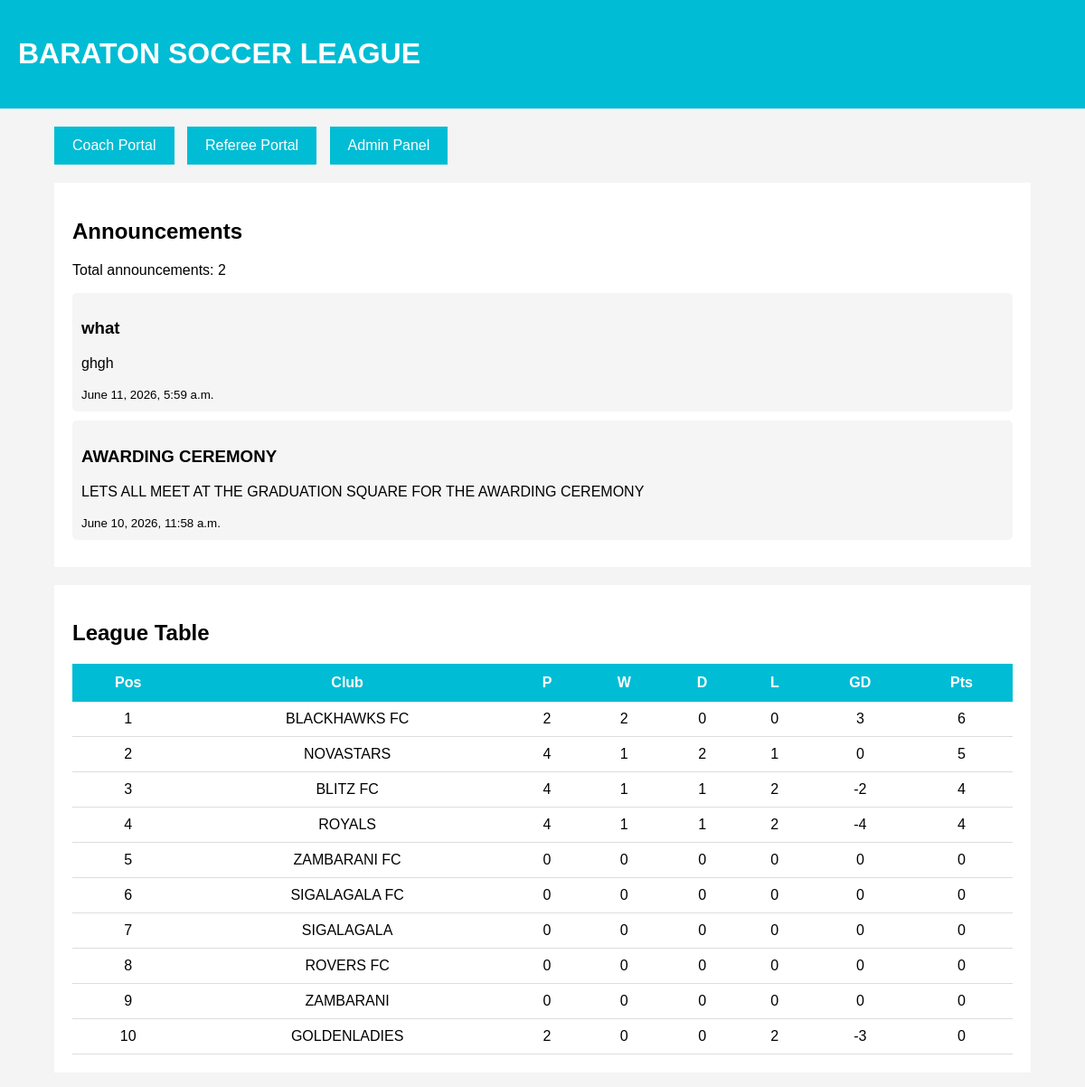
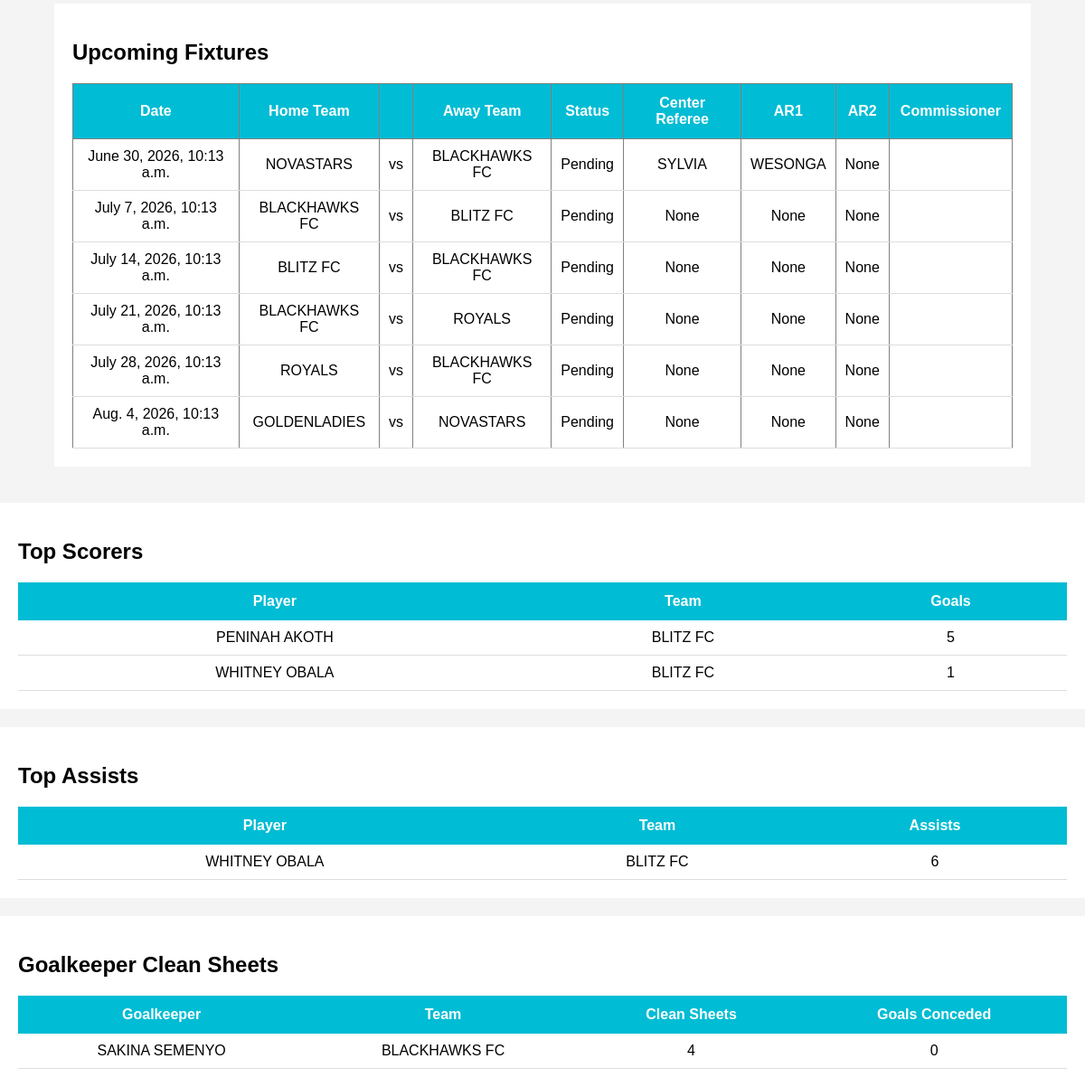
The page / on the database its author committed (2 pictures, top to bottom).
### notifications/models.py (models this page shows, shortened)
class Announcement(models.Model):
    AUDIENCE_CHOICES = (
        ('all', 'All Users'),
        ('coaches', 'Coaches Only'),
        ('referees', 'Referees Only'),
    )
    audience = models.CharField(
        max_length=20,
        choices=AUDIENCE_CHOICES,
        default='all')
    title = models.CharField(max_length=200)
    message = models.TextField()
    created_at = models.DateTimeField(auto_now_add=True)

### teams/models.py (models this page shows)
class Team(models.Model):
    CATEGORY_CHOICES = (
        ('Men', 'Men'),
        ('Ladies', 'Ladies'),
    )
    name = models.CharField(max_length=100)
    coach = models.ForeignKey(
    settings.AUTH_USER_MODEL,
    on_delete=models.SET_NULL,
    null=True,
    blank=True,
    limit_choices_to={'role': 'coach'}
)
    phone_number = models.CharField(
        max_length=15,
        blank=True,
        null=True
    )
    category = models.CharField(
        max_length=10,
        choices=CATEGORY_CHOICES,
        default='Men'
    )
    played = models.IntegerField(default=0)
    wins = models.IntegerField(default=0)
    draws = models.IntegerField(default=0)
    losses = models.IntegerField(default=0)
    goals_scored = models.IntegerField(default=0)
    goals_conceded = models.IntegerField(default=0)
    goal_difference = models.IntegerField(default=0)
    points = models.IntegerField(default=0)
    def __str__(self):
        return self.name

### matches/models.py (models this page shows, shortened)
class Match(models.Model):
    STATUS_CHOICES = (
        ('Pending', 'Pending'),
        ('Live', 'Live'),
        ('Completed', 'Completed'),
    )
    home_team = models.ForeignKey(
        'teams.Team',
        on_delete=models.CASCADE,
        related_name='home_matches'
    )
    away_team = models.ForeignKey(
        'teams.Team',
        on_delete=models.CASCADE,
        related_name='away_matches'
    )
    home_score = models.IntegerField(
        default=0
    )
    away_score = models.IntegerField(
        default=0
    )
    center_referee = models.ForeignKey(
    settings.AUTH_USER_MODEL,
    on_delete=models.SET_NULL,
    null=True,
    blank=True,
    related_name='center_referee_matches'
)
    assistant_referee_one = models.ForeignKey(
    settings.AUTH_USER_MODEL,
    on_delete=models.SET_NULL,
    null=True,
    blank=True,
    related_name='assistant_referee_one_matches'
)
    assistant_referee_two = models.ForeignKey(
    settings.AUTH_USER_MODEL,
    on_delete=models.SET_NULL,
    null=True,
    blank=True,
    related_name='assistant_referee_two_matches'
)
    match_commissioner = models.ForeignKey(
    settings.AUTH_USER_MODEL,
    on_delete=models.SET_NULL,
    null=True,
    blank=True,
    related_name='commissioner_matches'
)
    venue = models.CharField(
        max_length=100
    )
    match_date = models.DateTimeField()
    status = models.CharField(
        max_length=20,
        choices=STATUS_CHOICES,
        default='Pending'
    )
    created_at = models.DateTimeField(
        auto_now_add=True
    )

### users/models.py (models this page shows)
class CustomUser(AbstractUser):
    ROLE_CHOICES = (
        ('admin', 'Admin'),
        ('coach', 'Coach'),
        ('referee', 'Referee'),
    )
    role = models.CharField(
        max_length=20,
        choices=ROLE_CHOICES,
        default='coach'
    )
    phone_number = models.CharField(
        max_length=15,
        blank=True,
        null=True
    )
    def __str__(self):
        return self.username

### players/models.py (models this page shows, shortened)
class Player(models.Model):
    player_name = models.CharField(max_length=100)
    school_id = models.CharField(max_length=50)
    age = models.IntegerField(default=18)
    jersey_number = models.IntegerField(default=0)
    phone_number = models.CharField(
        max_length=15,
        blank=True,
        null=True
    )
    POSITION_CHOICES = (
        ('Goalkeeper', 'Goalkeeper'),
        ('Defender', 'Defender'),
        ('Midfielder', 'Midfielder'),
        ('Forward', 'Forward'),
    )
    position = models.CharField(
        max_length=20,
        choices=POSITION_CHOICES,
        default='Defender'
    )
    goals = models.IntegerField(default=0)
    assists = models.IntegerField(default=0)
    clean_sheets = models.IntegerField(default=0)
    goal_conceded = models.IntegerField(default=0)
    yellow_cards = models.IntegerField(default=0)
    red_cards = models.IntegerField(default=0)
    is_suspended = models.BooleanField(default=False)
    suspension_matches = models.IntegerField(default=0)
    team = models.ForeignKey(
        'teams.Team',
        on_delete=models.CASCADE,
        related_name='players'
    )

### teams/views.py (the view)
# urls.py: path('', views.home, name='home'),
def home(request):
    teams = Team.objects.all().order_by('-points', '-goal_difference')
    matches = Match.objects.all().order_by('-match_date')[:6]
    fixtures = Match.objects.filter(
        status='Pending'
    ).order_by('match_date')[:6]
    top_scorers = Player.objects.filter(
        goals__gt=0
    ).order_by('-goals')[:5]
    top_assists = Player.objects.filter(
        assists__gt=0
    ).order_by('-assists')[:5]
    clean_sheets = Player.objects.filter(
        position='Goalkeeper'
    ).order_by(
        '-clean_sheets',
        'goal_conceded'
    )[:5]
    announcements = Announcement.objects.filter(
        audience='all'
    ).order_by('-created_at')
    context = {
        'teams': teams,
        'matches': matches,
        'fixtures': fixtures,
        'top_scorers': top_scorers,
        'top_assists': top_assists,
        'clean_sheets': clean_sheets,
        'announcements': announcements,
    }
    return render(request, 'core/home.html', context)

### templates/core/home.html (shortened to what this page needs)
<!DOCTYPE html>
<html>
<head>
</head>
<body>
<header>
    <h1>BARATON SOCCER LEAGUE</h1>
</header>
<div class="container">
    <div class="buttons">
        <a href="/login/" class="btn">
            Coach Portal
        </a>
        <a href="/referee-login-page/" class="btn">
            Referee  Portal
        </a>
        <a href="/admin/" class="btn">
            Admin Panel
        </a>
    </div>
    <div class="section">
        <h2>Announcements</h2>
        <p>Total announcements: {{ announcements|length  }}</p>
        {% for announcement in announcements %}
            <div style="background:#f5f5f5; padding:10px; margin-bottom:10px;
            border-radius:5px;">
                <h3>{{ announcement.title }}</h3>
                <p>{{ announcement.message }}</p>
                <small>{{ announcement.created_at }}</small>
            </div>
        {% empty %}
            <p>No announcements available.</p>
        {% endfor %}
        </div>
    <div class="section">
        <h2>League Table</h2>
        <table>
            <tr>
                <th>Pos</th>
                <th>Club</th>
                <th>P</th>
                <th>W</th>
                <th>D</th>
                <th>L</th>
                <th>GD</th>
                <th>Pts</th>
            </tr>
            {% for team in teams %}
            <tr>
                <td>{{ forloop.counter }}</td>
                <td>{{ team.name }}</td>
                <td>{{ team.played }}</td>
                <td>{{ team.wins }}</td>
                <td>{{ team.draws }}</td>
                <td>{{ team.losses }}</td>
                <td>{{ team.goal_difference }}</td>
                <td>{{ team.points }}</td>
            </tr>
            {% endfor %}
        </table>
    </div>
    <div class="section">
        <h2>Upcoming Fixtures</h2>
<table border="1" cellpadding="10" cellspacing="0">
    <tr>
        <th>Date</th>
        <th>Home Team</th>
        <th></th>
        <th>Away Team</th>
        <th>Status</th>
        <th>Center Referee</th>
        <th>AR1</th>
        <th>AR2</th>
        <th>Commissioner</th>
    </tr>
    {% for match in fixtures %}
    <tr>
        <td>{{ match.match_date }}</td>
        <td>{{ match.home_team }}</td>
        <td>vs</td>
        <td>{{ match.away_team }}</td>
        <td>{{ match.status }}</td>
        <td>{{ match.center_referee }}</td>
        <td>{{ match.assistant_referee_one }}</td>
        <td>{{ match.assistant_referee_two }}</td>
        <td>{{ match.commissioner }}</td>
    </tr>
    {% empty %}
    <tr>
        <td colspan="5">No upcoming fixtures</td>
    </tr>
    {% endfor %}
</table>
    </div>
</div>
</body>
</html>
<div class="section">
    <h2>Top Scorers</h2>
    <table>
        <tr>
            <th>Player</th>
            <th>Team</th>
            <th>Goals</th>
        </tr>
        {% for player in top_scorers %}
        <tr>
            <td>{{ player.player_name }}</td>
            <td>{{player.team}}</td>
            <td>{{ player.goals }}</td>
        </tr>
        {% endfor %}
    </table>
</div>
<div class="section">
    <h2>Top Assists</h2>
    <table>
        <tr>
            <th>Player</th>
            <th>Team</th>
            <th>Assists</th>
        </tr>
        {% for player in top_assists %}
        <tr>
            <td>{{ player.player_name }}</td>
            <td>{{ player.team }}</td>
            <td>{{ player.assists }}</td>
        </tr>
        {% endfor %}
    </table>
</div>
<div class="section">
    <h2>Goalkeeper Clean Sheets</h2>
    <table>
        <tr>
            <th>Goalkeeper</th>
            <th>Team</th>
            <th>Clean Sheets</th>
            <th>Goals Conceded</th>
        </tr>
        {% for player in clean_sheets %}
        <tr>
            <td>{{ player.player_name }}</td>
            <td>{{ player.team }}</td>
            <td>{{ player.clean_sheets }}</td>
            <td>{{ player.goal_conceded }}</td>
        </tr>
        {% endfor %}
    </table>
</div>

### templates/core/home.html (style rules this page uses)
body { font-family:Arial; background:#f4f4f4; margin:0; padding:0; }
header { background:#00bcd4; color:white; padding:20px; }
.container { width:90%; margin:auto; padding:20px; }
table { width:100%; border-collapse:collapse; background:white; }
th { background:#00bcd4; color:white; padding:12px; }
td { padding:10px; border-bottom:1px solid #ddd; text-align:center; }
.buttons { margin-bottom:20px; }
.btn { display:inline-block; background:#00bcd4; color:white; padding:12px 20px; text-decoration:none; margin-right:10px; }
.section { background:white; padding:20px; margin-top:20px; }

### rows shown on the page
Announcement: title "what", message "ghgh", created_at "June 11, 2026, 5:59 a.m."
Announcement: title "AWARDING CEREMONY", message "LETS ALL MEET AT THE GRADUATION SQUARE FOR THE AWARDING CEREMONY", created_at "June 10, 2026, 11:58 a.m."
Team: name "BLACKHAWKS FC", played "2", wins "2", draws "0", losses "0", goal_difference "3", points "6"
Team: name "NOVASTARS", played "4", wins "1", draws "2", losses "1", goal_difference "0", points "5"
Team: name "BLITZ FC", played "4", wins "1", draws "1", losses "2", goal_difference "-2", points "4"
Team: name "ROYALS", played "4", wins "1", draws "1", losses "2", goal_difference "-4", points "4"
Team: name "ZAMBARANI FC", played "0", wins "0", draws "0", losses "0", goal_difference "0", points "0"
Team: name "SIGALAGALA FC", played "0", wins "0", draws "0", losses "0", goal_difference "0", points "0"
Team: name "SIGALAGALA", played "0", wins "0", draws "0", losses "0", goal_difference "0", points "0"
Team: name "ROVERS FC", played "0", wins "0", draws "0", losses "0", goal_difference "0", points "0"
Team: name "ZAMBARANI", played "0", wins "0", draws "0", losses "0", goal_difference "0", points "0"
Team: name "GOLDENLADIES", played "2", wins "0", draws "0", losses "2", goal_difference "-3", points "0"
Match: match_date "June 30, 2026, 10:13 a.m.", home_team "NOVASTARS", away_team "BLACKHAWKS FC", status "Pending", center_referee "SYLVIA", assistant_referee_one "WESONGA", assistant_referee_two "None"
Match: match_date "July 7, 2026, 10:13 a.m.", home_team "BLACKHAWKS FC", away_team "BLITZ FC", status "Pending", center_referee "None", assistant_referee_one "None", assistant_referee_two "None"
Match: match_date "July 14, 2026, 10:13 a.m.", home_team "BLITZ FC", away_team "BLACKHAWKS FC", status "Pending", center_referee "None", assistant_referee_one "None", assistant_referee_two "None"
Match: match_date "July 21, 2026, 10:13 a.m.", home_team "BLACKHAWKS FC", away_team "ROYALS", status "Pending", center_referee "None", assistant_referee_one "None", assistant_referee_two "None"
Match: match_date "July 28, 2026, 10:13 a.m.", home_team "ROYALS", away_team "BLACKHAWKS FC", status "Pending", center_referee "None", assistant_referee_one "None", assistant_referee_two "None"
Match: match_date "Aug. 4, 2026, 10:13 a.m.", home_team "GOLDENLADIES", away_team "NOVASTARS", status "Pending", center_referee "None", assistant_referee_one "None", assistant_referee_two "None"
Player: player_name "PENINAH AKOTH", team "BLITZ FC", goals "5"
Player: player_name "WHITNEY OBALA", team "BLITZ FC", goals "1", assists "6"
Player: player_name "SAKINA SEMENYO", team "BLACKHAWKS FC", clean_sheets "4", goal_conceded "0"

### other values the page prints
{{ announcements|length }} "2"
